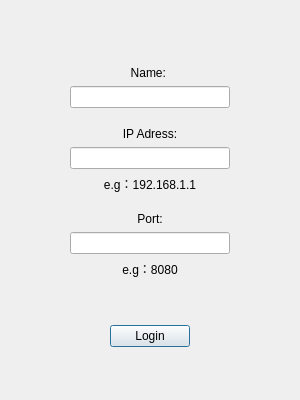
<?xml version="1.0" encoding="UTF-8"?>
<ui version="4.0">
 <class>LoginWidget</class>
 <widget class="QDialog" name="LoginWidget">
  <property name="geometry">
   <rect>
    <x>0</x>
    <y>0</y>
    <width>300</width>
    <height>400</height>
   </rect>
  </property>
  <property name="windowTitle">
   <string>LoginWidget</string>
  </property>
  <layout class="QGridLayout" name="gridLayout_2">
   <item row="1" column="1">
    <layout class="QGridLayout" name="gridLayout">
     <item row="5" column="1">
      <widget class="QLabel" name="label_2">
       <property name="text">
        <string>IP Adress:</string>
       </property>
       <property name="alignment">
        <set>Qt::AlignCenter</set>
       </property>
      </widget>
     </item>
     <item row="8" column="1">
      <widget class="QLabel" name="label_3">
       <property name="text">
        <string>Port:</string>
       </property>
       <property name="alignment">
        <set>Qt::AlignCenter</set>
       </property>
      </widget>
     </item>
     <item row="2" column="1">
      <widget class="QLabel" name="label">
       <property name="text">
        <string>Name: </string>
       </property>
       <property name="alignment">
        <set>Qt::AlignCenter</set>
       </property>
      </widget>
     </item>
     <item row="0" column="1">
      <spacer name="verticalSpacer_4">
       <property name="orientation">
        <enum>Qt::Vertical</enum>
       </property>
       <property name="sizeHint" stdset="0">
        <size>
         <width>20</width>
         <height>35</height>
        </size>
       </property>
      </spacer>
     </item>
     <item row="6" column="0">
      <spacer name="horizontalSpacer_5">
       <property name="orientation">
        <enum>Qt::Horizontal</enum>
       </property>
       <property name="sizeHint" stdset="0">
        <size>
         <width>30</width>
         <height>20</height>
        </size>
       </property>
      </spacer>
     </item>
     <item row="6" column="2">
      <spacer name="horizontalSpacer_2">
       <property name="orientation">
        <enum>Qt::Horizontal</enum>
       </property>
       <property name="sizeHint" stdset="0">
        <size>
         <width>30</width>
         <height>20</height>
        </size>
       </property>
      </spacer>
     </item>
     <item row="10" column="1">
      <spacer name="verticalSpacer_3">
       <property name="orientation">
        <enum>Qt::Vertical</enum>
       </property>
       <property name="sizeHint" stdset="0">
        <size>
         <width>20</width>
         <height>30</height>
        </size>
       </property>
      </spacer>
     </item>
     <item row="1" column="1">
      <spacer name="horizontalSpacer_4">
       <property name="orientation">
        <enum>Qt::Horizontal</enum>
       </property>
       <property name="sizeHint" stdset="0">
        <size>
         <width>40</width>
         <height>13</height>
        </size>
       </property>
      </spacer>
     </item>
     <item row="6" column="1">
      <layout class="QVBoxLayout" name="verticalLayout">
       <item>
        <widget class="QLineEdit" name="Edit_IPAddr">
         <property name="maximumSize">
          <size>
           <width>16777215</width>
           <height>16777215</height>
          </size>
         </property>
        </widget>
       </item>
       <item>
        <widget class="QLabel" name="label_4">
         <property name="text">
          <string>e.g：192.168.1.1</string>
         </property>
         <property name="textFormat">
          <enum>Qt::AutoText</enum>
         </property>
         <property name="alignment">
          <set>Qt::AlignCenter</set>
         </property>
        </widget>
       </item>
      </layout>
     </item>
     <item row="7" column="1">
      <spacer name="horizontalSpacer_3">
       <property name="orientation">
        <enum>Qt::Horizontal</enum>
       </property>
       <property name="sizeHint" stdset="0">
        <size>
         <width>40</width>
         <height>13</height>
        </size>
       </property>
      </spacer>
     </item>
     <item row="9" column="1">
      <layout class="QVBoxLayout" name="verticalLayout_2">
       <item>
        <widget class="QLineEdit" name="Edit_Port"/>
       </item>
       <item>
        <widget class="QLabel" name="label_5">
         <property name="text">
          <string>e.g：8080</string>
         </property>
         <property name="alignment">
          <set>Qt::AlignCenter</set>
         </property>
        </widget>
       </item>
      </layout>
     </item>
     <item row="12" column="1">
      <spacer name="verticalSpacer_2">
       <property name="orientation">
        <enum>Qt::Vertical</enum>
       </property>
       <property name="sizeHint" stdset="0">
        <size>
         <width>20</width>
         <height>40</height>
        </size>
       </property>
      </spacer>
     </item>
     <item row="3" column="1">
      <widget class="QLineEdit" name="Edit_Name">
       <property name="minimumSize">
        <size>
         <width>150</width>
         <height>0</height>
        </size>
       </property>
       <property name="maximumSize">
        <size>
         <width>16777215</width>
         <height>16777215</height>
        </size>
       </property>
      </widget>
     </item>
     <item row="4" column="1">
      <spacer name="horizontalSpacer">
       <property name="orientation">
        <enum>Qt::Horizontal</enum>
       </property>
       <property name="sizeHint" stdset="0">
        <size>
         <width>40</width>
         <height>13</height>
        </size>
       </property>
      </spacer>
     </item>
     <item row="11" column="0">
      <spacer name="horizontalSpacer_8">
       <property name="orientation">
        <enum>Qt::Horizontal</enum>
       </property>
       <property name="sizeHint" stdset="0">
        <size>
         <width>30</width>
         <height>20</height>
        </size>
       </property>
      </spacer>
     </item>
     <item row="11" column="1">
      <layout class="QHBoxLayout" name="horizontalLayout">
       <item>
        <spacer name="horizontalSpacer_6">
         <property name="orientation">
          <enum>Qt::Horizontal</enum>
         </property>
         <property name="sizeHint" stdset="0">
          <size>
           <width>40</width>
           <height>20</height>
          </size>
         </property>
        </spacer>
       </item>
       <item>
        <widget class="QPushButton" name="Button_Login">
         <property name="maximumSize">
          <size>
           <width>80</width>
           <height>16777215</height>
          </size>
         </property>
         <property name="text">
          <string>Login</string>
         </property>
        </widget>
       </item>
       <item>
        <spacer name="horizontalSpacer_7">
         <property name="orientation">
          <enum>Qt::Horizontal</enum>
         </property>
         <property name="sizeHint" stdset="0">
          <size>
           <width>40</width>
           <height>20</height>
          </size>
         </property>
        </spacer>
       </item>
      </layout>
     </item>
    </layout>
   </item>
  </layout>
 </widget>
 <layoutdefault spacing="6" margin="11"/>
 <resources/>
 <connections/>
</ui>
